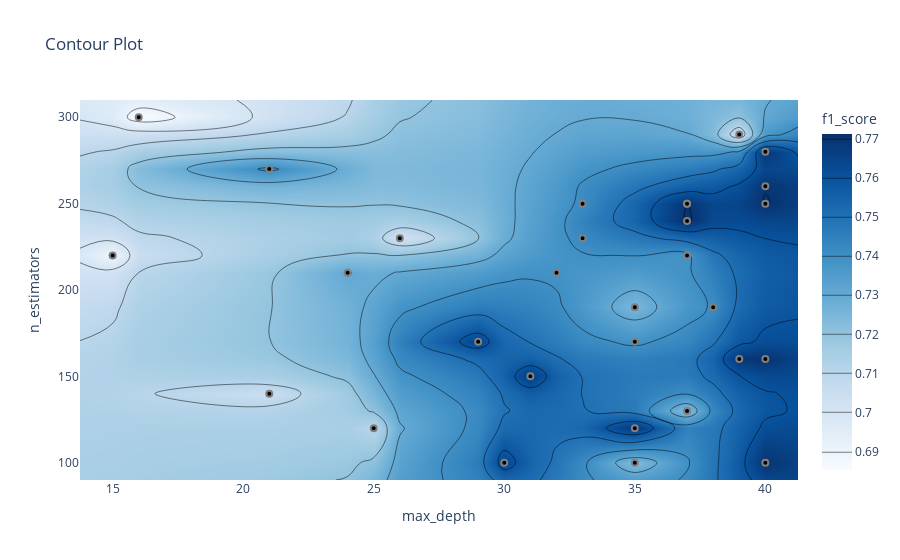

The cell this chart's notebook holds for it:
### Markdown cell above
График контура отношений гиперпараметров

Он показывает связь между различными комбинациями гиперпараметров и значение метрики для этих комбинаций в виде контурного графика.

### Code cell
optuna.visualization.plot_contour(study, params=["max_depth", "n_estimators"],
                                  target_name="f1_score")

### Figure 1 — Plotly figure (JSON) as saved in the notebook; plotly's stock layout.template omitted (floating-point values rounded to 4 significant figures; data arrays with more than 128 entries replaced by an {"elided": "..."} marker saying what was removed)
{"data": [{"colorbar": {"title": {"text": "f1_score"}}, "colorscale": [[0, "rgb(247,251,255)"], [0.125, "rgb(222,235,247)"], [0.25, "rgb(198,219,239)"], [0.375, "rgb(158,202,225)"], [0.5, "rgb(107,174,214)"], [0.625, "rgb(66,146,198)"], [0.75, "rgb(33,113,181)"], [0.875, "rgb(8,81,156)"], [1, "rgb(8,48,107)"]], "connectgaps": true, "contours": {"coloring": "heatmap"}, "hoverinfo": "none", "line": {"smoothing": 1.3}, "reversescale": false, "type": "contour", "x": [13.75, 15, 16, 21, 24, 25, 26, 29, 30, 31, 32, 33, 35, 37, 38, 39, 40, 41.25], "y": [90, 100, 120, 130, 140, 150, 160, 170, 190, 210, 220, 230, 240, 250, 260, 270, 280, 290, 300, 310], "z": {"elided": "20x18 float values"}}, {"marker": {"color": "black", "line": {"color": "Grey", "width": 2}}, "mode": "markers", "showlegend": false, "type": "scatter", "x": [15, 26, 24, 16, 39, 35, 21, 25, 38, 32, 40, 39, 31, 40, 35, 30, 35, 40, 35, 37, 29, 40, 40, 33, 37, 37, 37, 33, 21, 37], "y": [220, 230, 210, 300, 290, 190, 140, 120, 190, 210, 160, 160, 150, 100, 120, 100, 100, 260, 170, 130, 170, 250, 280, 250, 250, 250, 240, 230, 270, 220]}], "layout": {"title": {"text": "Contour Plot"}, "xaxis": {"range": [13.75, 41.25], "title": {"text": "max_depth"}}, "yaxis": {"range": [90, 310], "title": {"text": "n_estimators"}}}}
